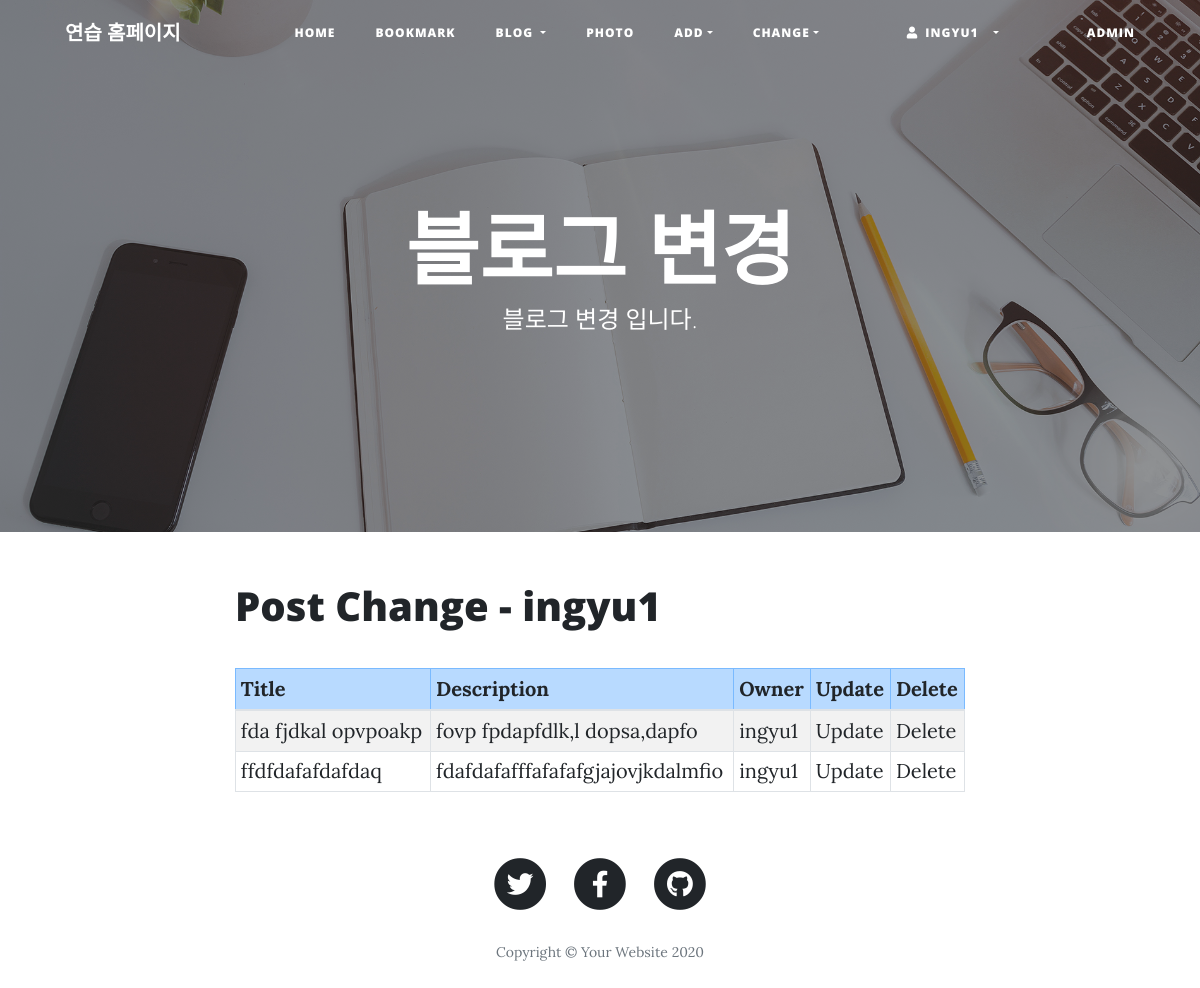
Page /blog/change/ (signed in) on the committed database.
### blog/models.py (models this page shows, shortened)
class Post(models.Model):
    title = models.CharField(verbose_name='TITLE', max_length=50)
    slug = models.SlugField('SLUG', unique=True, allow_unicode=True, help_text='one word for title for title alias.')
    description = models.CharField('DESCRIPTION', max_length=100, blank=True, help_text='simple description text.')
    content = models.TextField('CONTENT')
    create_dt = models.DateTimeField('CREATE DATE', auto_now_add=True)
    modify_dt = models.DateTimeField('MODIFY DATE', auto_now=True)
    tags = TaggableManager(blank=True)
    owner = models.ForeignKey(User, on_delete=models.CASCADE, verbose_name='OWNER', blank=True, null=True)
    class Meta:
        verbose_name = 'post'
        verbose_name_plural = 'posts'
        db_table = 'blog_posts'
        ordering = ('-modify_dt',)

### blog/views.py (the view)
# urls.py: path('change/', views.PostChangeLV.as_view(), name="change", ),
class PostChangeLV(LoginRequiredMixin, ListView):
    template_name = 'blog/post_change_list.html'
    def get_queryset(self):
        return Post.objects.filter(owner=self.request.user)

### blog/templates/blog/post_change_list.html (shortened to what this page needs)
{% extends "base.html" %}
{% load static %}
{% block header %}
<header class="masthead" style="background-image: url({% static 'img/home-bg.jpg' %})">
    <div class="overlay"></div>
    <div class="container">
      <div class="row">
        <div class="col-lg-8 col-md-10 mx-auto">
          <div class="site-heading">
            <h1>블로그 변경</h1>
            <span class="subheading">블로그 변경 입니다.</span>
          </div>
        </div>
      </div>
    </div>
  </header>
{% endblock %}
{% block content %}
<div class="container">
    <div class="row">
      <div class="col-lg-8 col-md-10 mx-auto">
        <h1>Post Change - {{user}}</h1>
        <br>
        <table class="table table-bordered table-sm table-striped">
            <thead>
            <tr class="table-primary">
                <th>Title</th>
                <th>Description</th>
                <th>Owner</th>
                <th>Update</th>
                <th>Delete</th>
            </tr>
            </thead>
            <tbody>
            {% for item in object_list %}
            <tr>
                <td>{{ item.title }}</td>
                <td>{{ item.description }}</td>
                <td>{{ item.owner }}</td>
                <td><a href="{% url 'blog:update' item.id %}">Update</a></td>
                <td><a href="{% url 'blog:delete' item.id %}">Delete</a></td>
            </tr>
            {% endfor %}
            </tbody>
        </table>
      </div>
    </div>
</div>
{% endblock %}

### templates/base.html (shortened to what this page needs)
<!DOCTYPE html>
{% load static %}
<html lang="en">
<head>
  <link href="{% static 'vendor/bootstrap/css/bootstrap.min.css' %}" rel="stylesheet">
  <link href="{% static 'vendor/fontawesome-free/css/all.min.css' %}" rel="stylesheet" type="text/css">
  <link href="{% static 'css/clean-blog.min.css' %}" rel="stylesheet">
</head>
<body>
  <nav class="navbar navbar-expand-lg navbar-light fixed-top" id="mainNav">
    <div class="container">
      <a class="navbar-brand" href={% url 'home' %}>연습 홈페이지</a>
      <div class="collapse navbar-collapse" id="navbarResponsive">
        <ul class="navbar-nav ml-auto">
          <li class="nav-item">
            <a class="nav-link" href= {% url 'home' %}>Home</a>
          </li>
          <li class="nav-item">
            <a class="nav-link" href= {% url 'bookmark:index' %}>Bookmark</a>
          </li>
          <li class="nav-item dropdown">
            <a class="nav-link dropdown-toggle" href= "#" id="navbarDropdown" role="button" data-toggle="dropdown" aria-haspopup="true" aria-expanded="false">
              Blog
            </a>
          </li>
          <li class="nav-item">
            <a class="nav-link" href= {% url 'photo:index' %}>Photo</a>
          </li>
          <li class="nav-item dropdown">
            <a class="nav-link dropdown-toggle" href= "#" id="navbarDropdown" role="button" data-toggle="dropdown" aria-haspopup="true" aria-expanded="false">Add</a>
          </li>
          <li class="nav-item dropdown">
            <a class="nav-link dropdown-toggle" href= "#" id="navbarDropdown" role="button" data-toggle="dropdown" aria-haspopup="true" aria-expanded="false">Change</a>
          </li>
          <ul class="navbar-nav ml-5 mr-5">
            <li class="nav-item dropdown">
              {% if user.is_active %}
              <a class="nav-link dropdown-toggle" href= "#" id="navbarDropdown" role="button" data-toggle="dropdown" aria-haspopup="true" aria-expanded="false">
                <i class="fas fa-user"></i>&ensp;{% firstof user.get_short_name user.get_username %}&ensp;
              </a>
              {% endif %}
            </li>
          </ul>
          <li class="nav-item">
            <a class="nav-link" href= {% url 'admin:index' %}>Admin</a>
          </li>
        </ul>
      </div>
    </div>
  </nav>
{% block header %}
{% endblock %}
{% block content %}
{% endblock %}
  <footer>
    <div class="container">
      <div class="row">
        <div class="col-lg-8 col-md-10 mx-auto">
          <ul class="list-inline text-center">
            <li class="list-inline-item">
              <a href="#">
                <span class="fa-stack fa-lg">
                  <i class="fas fa-circle fa-stack-2x"></i>
                  <i class="fab fa-twitter fa-stack-1x fa-inverse"></i>
                </span>
              </a>
            </li>
            <li class="list-inline-item">
              <a href="#">
                <span class="fa-stack fa-lg">
                  <i class="fas fa-circle fa-stack-2x"></i>
                  <i class="fab fa-facebook-f fa-stack-1x fa-inverse"></i>
                </span>
              </a>
            </li>
            <li class="list-inline-item">
              <a href="#">
                <span class="fa-stack fa-lg">
                  <i class="fas fa-circle fa-stack-2x"></i>
                  <i class="fab fa-github fa-stack-1x fa-inverse"></i>
                </span>
              </a>
            </li>
          </ul>
          <p class="copyright text-muted">Copyright &copy; Your Website 2020</p>
        </div>
      </div>
    </div>
  </footer>
</body>
</html>

### rows in the picture
Post: title "fda fjdkal opvpoakp", description "fovp fpdapfdlk,l dopsa,dapfo", owner "ingyu1"
Post: title "ffdfdafafdafdaq", description "fdafdafafffafafafgjajovjkdalmfio", owner "ingyu1"

### other values in the picture
{{ user }} "ingyu1"
